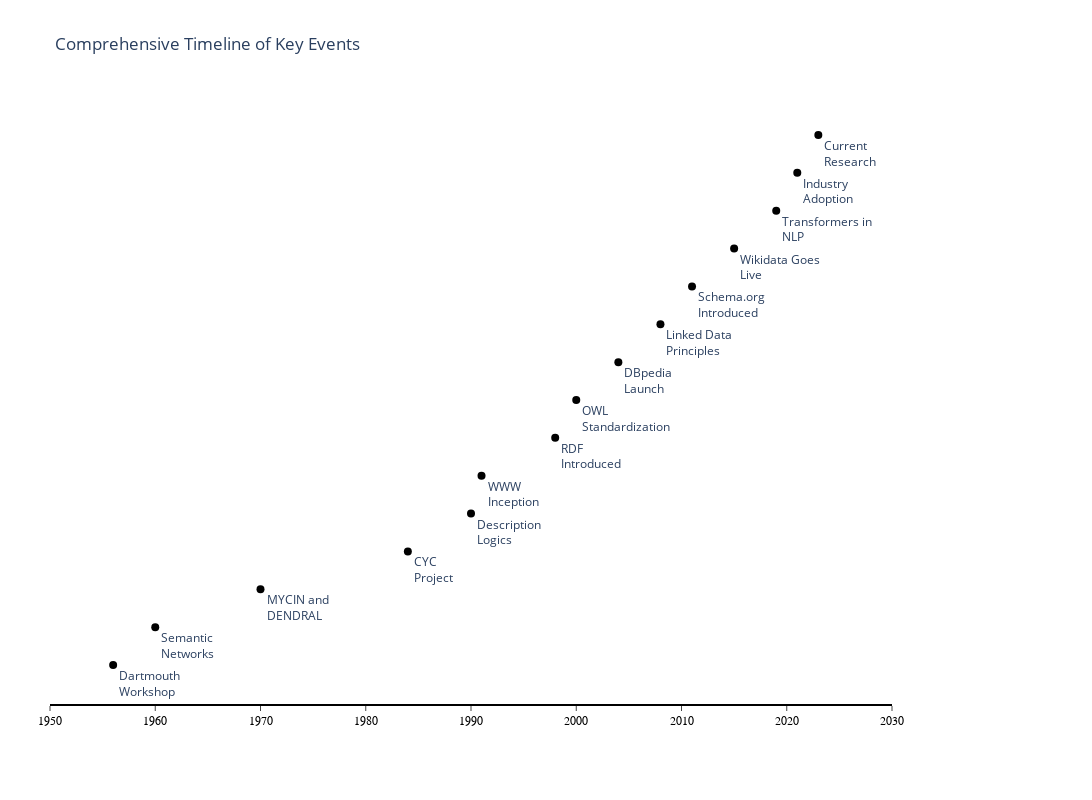

The notebook cell this image was saved under:
### Code cell
#| label: fig-timeline
# fig-cap: Timeline of Semantic Web Technologies
#| column: margin

import plotly.graph_objects as go

# Data for timeline
# Update events list with manual line breaks for longer names
events = [
    'Dartmouth<br>Workshop', 'Semantic<br>Networks', 'MYCIN and<br>DENDRAL',
    'CYC<br>Project', 'Description<br>Logics', 'WWW<br>Inception',
    'RDF<br>Introduced', 'OWL<br>Standardization', 'DBpedia<br>Launch',
    'Linked Data<br>Principles', 'Schema.org<br>Introduced', 'Wikidata Goes<br>Live',
    'Transformers in<br>NLP', 'Industry<br>Adoption'
]

# Rest of the code remains the same

years = [1956, 1960, 1970, 1984, 1990, 1991, 1998, 2000, 2004, 2008, 2011, 2015, 2019, 2021]

# Create figure
fig = go.Figure()

# Data and traces remain the same
# Add traces with minimalistic markers and text
fig.add_trace(go.Scatter(x=years, y=events, mode='markers+text',
                         textposition="bottom right",
                         marker=dict(size=8, color='black'),
                         text=events))

# Update layout to increase both figure height and width
fig.update_layout(
    height=800,  # Increased height
    width=1200,  # Increased width
    title='Comprehensive Timeline of Key Events',
    xaxis=dict(
        showline=True,
        showgrid=False,
        showticklabels=True,
        linecolor='black',
        linewidth=2,
        ticks='outside',
        tickfont=dict(family='Arial', size=12, color='black'),
        range=[1950, 2030]
    ),
    yaxis=dict(
        showgrid=False,
        zeroline=False,
        showline=False,
        showticklabels=False,
    ),
    autosize=False,
    margin=dict(l=50, r=200, b=100, t=100, pad=4),
    paper_bgcolor="white",
    plot_bgcolor="white"
)

fig.show()

### Figure 1 — Plotly figure (JSON) as saved in the notebook; plotly's stock layout.template omitted (floating-point values rounded to 4 significant figures)
{"data": [{"marker": {"color": "black", "size": 8}, "mode": "markers+text", "text": ["Dartmouth<br>Workshop", "Semantic<br>Networks", "MYCIN and<br>DENDRAL", "CYC<br>Project", "Description<br>Logics", "WWW<br>Inception", "RDF<br>Introduced", "OWL<br>Standardization", "DBpedia<br>Launch", "Linked Data<br>Principles", "Schema.org<br>Introduced", "Wikidata Goes<br>Live", "Transformers in<br>NLP", "Industry<br>Adoption", "Current<br>Research"], "textposition": "bottom right", "type": "scatter", "x": [1956, 1960, 1970, 1984, 1990, 1991, 1998, 2000, 2004, 2008, 2011, 2015, 2019, 2021, 2023], "y": ["Dartmouth<br>Workshop", "Semantic<br>Networks", "MYCIN and<br>DENDRAL", "CYC<br>Project", "Description<br>Logics", "WWW<br>Inception", "RDF<br>Introduced", "OWL<br>Standardization", "DBpedia<br>Launch", "Linked Data<br>Principles", "Schema.org<br>Introduced", "Wikidata Goes<br>Live", "Transformers in<br>NLP", "Industry<br>Adoption", "Current<br>Research"]}], "layout": {"autosize": false, "height": 800, "margin": {"b": 100, "l": 50, "pad": 4, "r": 200, "t": 100}, "paper_bgcolor": "white", "plot_bgcolor": "white", "title": {"text": "Comprehensive Timeline of Key Events"}, "width": 1200, "xaxis": {"linecolor": "black", "linewidth": 2, "range": [1950, 2030], "showgrid": false, "showline": true, "showticklabels": true, "tickfont": {"color": "black", "family": "Arial", "size": 12}, "ticks": "outside"}, "yaxis": {"showgrid": false, "showline": false, "showticklabels": false, "zeroline": false}}}
